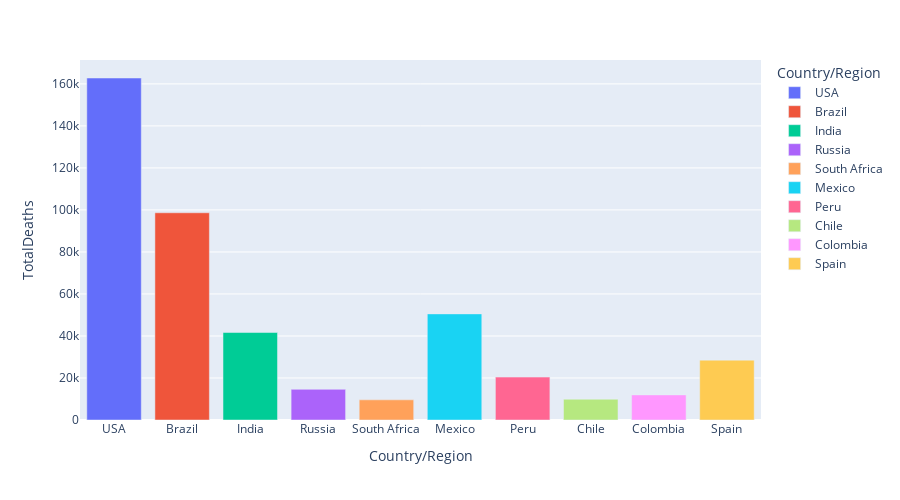

The code cell stored with this chart in its notebook:
### Code cell
# Total_death vs countries
px.bar(df1.head(10), x='Country/Region', y='TotalDeaths', color='Country/Region', height=500, hover_data=['Country/Region','Continent'])

### Figure 1 — Plotly figure (JSON) as saved in the notebook; plotly's stock layout.template omitted (floating-point values rounded to 4 significant figures)
{"data": [{"alignmentgroup": "True", "customdata": [["USA", "North America"]], "hovertemplate": "Country/Region=%{customdata[0]}<br>TotalDeaths=%{y}<br>Continent=%{customdata[1]}<extra></extra>", "legendgroup": "USA", "marker": {"color": "#636efa"}, "name": "USA", "offsetgroup": "USA", "orientation": "v", "showlegend": true, "textposition": "auto", "type": "bar", "x": ["USA"], "xaxis": "x", "y": [162804], "yaxis": "y"}, {"alignmentgroup": "True", "customdata": [["Brazil", "South America"]], "hovertemplate": "Country/Region=%{customdata[0]}<br>TotalDeaths=%{y}<br>Continent=%{customdata[1]}<extra></extra>", "legendgroup": "Brazil", "marker": {"color": "#EF553B"}, "name": "Brazil", "offsetgroup": "Brazil", "orientation": "v", "showlegend": true, "textposition": "auto", "type": "bar", "x": ["Brazil"], "xaxis": "x", "y": [98644], "yaxis": "y"}, {"alignmentgroup": "True", "customdata": [["India", "Asia"]], "hovertemplate": "Country/Region=%{customdata[0]}<br>TotalDeaths=%{y}<br>Continent=%{customdata[1]}<extra></extra>", "legendgroup": "India", "marker": {"color": "#00cc96"}, "name": "India", "offsetgroup": "India", "orientation": "v", "showlegend": true, "textposition": "auto", "type": "bar", "x": ["India"], "xaxis": "x", "y": [41638], "yaxis": "y"}, {"alignmentgroup": "True", "customdata": [["Russia", "Europe"]], "hovertemplate": "Country/Region=%{customdata[0]}<br>TotalDeaths=%{y}<br>Continent=%{customdata[1]}<extra></extra>", "legendgroup": "Russia", "marker": {"color": "#ab63fa"}, "name": "Russia", "offsetgroup": "Russia", "orientation": "v", "showlegend": true, "textposition": "auto", "type": "bar", "x": ["Russia"], "xaxis": "x", "y": [14606], "yaxis": "y"}, {"alignmentgroup": "True", "customdata": [["South Africa", "Africa"]], "hovertemplate": "Country/Region=%{customdata[0]}<br>TotalDeaths=%{y}<br>Continent=%{customdata[1]}<extra></extra>", "legendgroup": "South Africa", "marker": {"color": "#FFA15A"}, "name": "South Africa", "offsetgroup": "South Africa", "orientation": "v", "showlegend": true, "textposition": "auto", "type": "bar", "x": ["South Africa"], "xaxis": "x", "y": [9604], "yaxis": "y"}, {"alignmentgroup": "True", "customdata": [["Mexico", "North America"]], "hovertemplate": "Country/Region=%{customdata[0]}<br>TotalDeaths=%{y}<br>Continent=%{customdata[1]}<extra></extra>", "legendgroup": "Mexico", "marker": {"color": "#19d3f3"}, "name": "Mexico", "offsetgroup": "Mexico", "orientation": "v", "showlegend": true, "textposition": "auto", "type": "bar", "x": ["Mexico"], "xaxis": "x", "y": [50517], "yaxis": "y"}, {"alignmentgroup": "True", "customdata": [["Peru", "South America"]], "hovertemplate": "Country/Region=%{customdata[0]}<br>TotalDeaths=%{y}<br>Continent=%{customdata[1]}<extra></extra>", "legendgroup": "Peru", "marker": {"color": "#FF6692"}, "name": "Peru", "offsetgroup": "Peru", "orientation": "v", "showlegend": true, "textposition": "auto", "type": "bar", "x": ["Peru"], "xaxis": "x", "y": [20424], "yaxis": "y"}, {"alignmentgroup": "True", "customdata": [["Chile", "South America"]], "hovertemplate": "Country/Region=%{customdata[0]}<br>TotalDeaths=%{y}<br>Continent=%{customdata[1]}<extra></extra>", "legendgroup": "Chile", "marker": {"color": "#B6E880"}, "name": "Chile", "offsetgroup": "Chile", "orientation": "v", "showlegend": true, "textposition": "auto", "type": "bar", "x": ["Chile"], "xaxis": "x", "y": [9889], "yaxis": "y"}, {"alignmentgroup": "True", "customdata": [["Colombia", "South America"]], "hovertemplate": "Country/Region=%{customdata[0]}<br>TotalDeaths=%{y}<br>Continent=%{customdata[1]}<extra></extra>", "legendgroup": "Colombia", "marker": {"color": "#FF97FF"}, "name": "Colombia", "offsetgroup": "Colombia", "orientation": "v", "showlegend": true, "textposition": "auto", "type": "bar", "x": ["Colombia"], "xaxis": "x", "y": [11939], "yaxis": "y"}, {"alignmentgroup": "True", "customdata": [["Spain", "Europe"]], "hovertemplate": "Country/Region=%{customdata[0]}<br>TotalDeaths=%{y}<br>Continent=%{customdata[1]}<extra></extra>", "legendgroup": "Spain", "marker": {"color": "#FECB52"}, "name": "Spain", "offsetgroup": "Spain", "orientation": "v", "showlegend": true, "textposition": "auto", "type": "bar", "x": ["Spain"], "xaxis": "x", "y": [28500], "yaxis": "y"}], "layout": {"barmode": "relative", "height": 500, "legend": {"title": {"text": "Country/Region"}, "tracegroupgap": 0}, "margin": {"t": 60}, "xaxis": {"anchor": "y", "categoryarray": ["USA", "Brazil", "India", "Russia", "South Africa", "Mexico", "Peru", "Chile", "Colombia", "Spain"], "categoryorder": "array", "domain": [0, 1], "title": {"text": "Country/Region"}}, "yaxis": {"anchor": "x", "domain": [0, 1], "title": {"text": "TotalDeaths"}}}}
